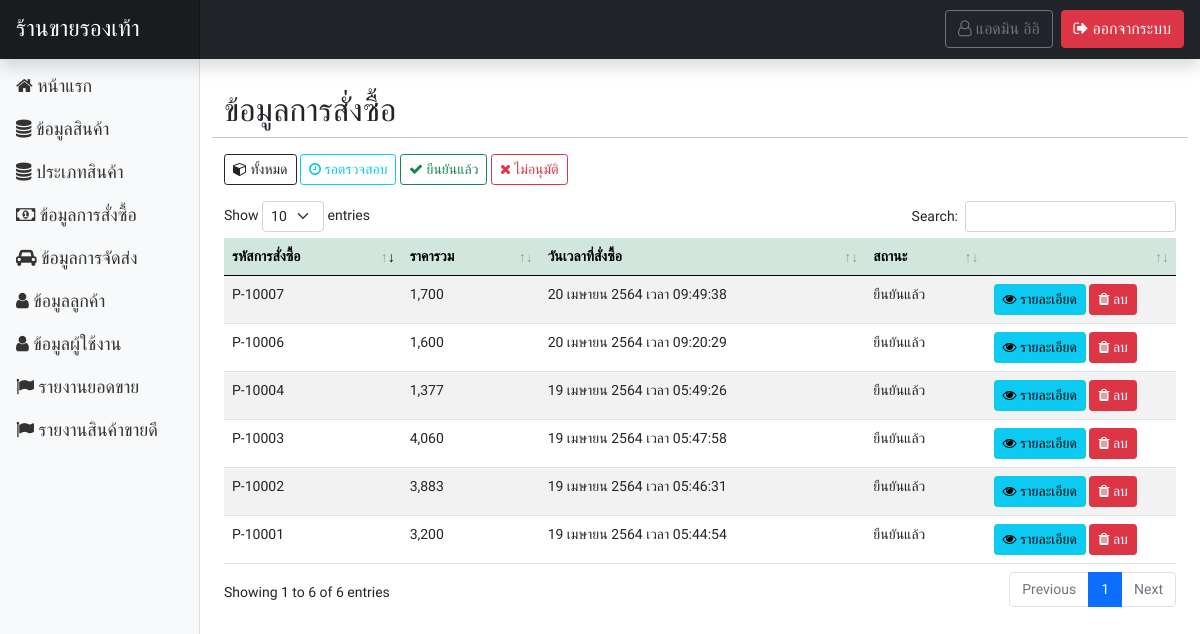
The page /page-admin/order_show.php?display=success (signed in) on the database its author committed.
### tables this page shows
CREATE TABLE `tbl_user` (
  `u_id` int(10) NOT NULL COMMENT 'ID',
  `u_username` varchar(255) NOT NULL COMMENT 'ชื่อผู้ใช้',
  `u_password` varchar(255) NOT NULL COMMENT 'รหัสผ่าน',
  `u_fname` varchar(255) NOT NULL COMMENT 'ชื่อ',
  `u_lname` varchar(255) NOT NULL COMMENT 'นามสกุล',
  `u_sex` varchar(50) NOT NULL COMMENT 'เพศ',
  `u_address` text NOT NULL COMMENT 'ที่อยู่',
  `u_email` varchar(255) NOT NULL COMMENT 'อีเมล์',
  `u_tel` varchar(10) NOT NULL COMMENT 'เบอร์โทร',
  `u_role` varchar(50) NOT NULL COMMENT 'บทบาท'
);

CREATE TABLE `tbl_payment` (
  `pm_id` int(50) NOT NULL COMMENT 'ID',
  `pm_code` varchar(255) NOT NULL COMMENT 'รหัสการสั่งซื้อ',
  `pm_img` varchar(255) NOT NULL COMMENT 'รูปภาพการโอน',
  `pm_total` varchar(255) NOT NULL COMMENT 'ยอดรวม',
  `pm_u_id` int(50) NOT NULL COMMENT 'ID ผู้ชื้อ',
  `pm_channel` varchar(255) DEFAULT NULL,
  `pm_date` varchar(255) NOT NULL COMMENT 'วันเวลาที่สั่งซื้อ',
  `pm_address` text NOT NULL COMMENT 'ที่อยู่',
  `pm_status` varchar(255) NOT NULL COMMENT 'สถานะ'
);

### functions.php (called while the page is built, shortened)
<?php
class ConnectDB
{
    protected $db;
    function __construct()
    {
        $DB_HOST = "localhost";
        $DB_USER = "root";
        $DB_PASS = "";
        $DB_NAME = "stoe_store";
        $con = new mysqli($DB_HOST, $DB_USER, $DB_PASS, $DB_NAME);
        $con->set_charset("utf8");
        $this->db = $con;
    }
    function query($data)
    {
        $result = $this->db->query($data);
        if ($result == true) {
            return $result;
        } else {
            echo "Error to query.!!";
        }
    }
}
class User extends ConnectDB
{
    function userGetById($id)
    {
        $result = $this->db->query("SELECT * FROM tbl_user WHERE u_id = '$id' ");
        $row = $result->fetch_all(MYSQLI_ASSOC);
        return $row;
    }
}
function ConvertDateToThai($datetime)
{
    $XdateTime = explode(" ", $datetime);
    $time = $XdateTime[1];
    $date = explode("-", $XdateTime[0]);
    $monthList = [
        "01" => "มกราคม",
        "02" => "กุมภาพันธ์",
        "03" => "มีนาคม",
        "04" => "เมษายน",
        "05" => "พฤษภาคม",
        "06" => "มิถุนายน",
        "07" => "กรกฎาคม",
        "08" => "สิงหาคม",
        "09" => "กันยายน",
        "10" => "ตุลาคม",
        "11" => "พฤศจิกายน",
        "12" => "ธันวาคม",
    ];
    return $date[2] . " " . $monthList[$date[1]] . " " . $date[0] + 543 . " เวลา " . $time;
}

### page-admin/order_show.php (the view, shortened to what this page needs)
<?php include('header.php'); ?>
</head>
<?php
$obj = new ConnectDB();
$objModal = new ConnectDB();
if (isset($_GET['display'])) {
    switch ($_GET['display']) {
        case 'success':
            $result = $obj->query("SELECT * FROM tbl_payment as pm INNER JOIN tbl_user as u ON pm.pm_u_id = u.u_id WHERE pm.pm_status = 'ยืนยันแล้ว' ");
            break;
    }
} else {
    $result = $obj->query("SELECT * FROM tbl_payment as pm INNER JOIN tbl_user as u ON pm.pm_u_id = u.u_id");
}
?>
<body>
    <?php include('navbar.php'); ?>
    <div class="container-fluid">
        <div class="row my-4">
            <?php include('sidebar.php'); ?>
            <main class="col-md-9 ms-sm-auto col-lg-10 px-md-4">
                <div class="row mt-2">
                    <h2>ข้อมูลการสั่งซื้อ</h2>
                    <hr>
                    <div class="row mb-3">
                        <div class="col-md-12">
                            <a href="order_show.php" class="btn btn-sm btn-outline-dark"><i class="fa fa-cube" aria-hidden="true"></i> ทั้งหมด</a>
                            <a href="?display=wait" class="btn btn-sm btn-outline-info"><i class="fa fa-clock-o" aria-hidden="true"></i> รอตรวจสอบ</a>
                            <a href="?display=success" class="btn btn-sm btn-outline-success"><i class="fa fa-check" aria-hidden="true"></i> ยืนยันแล้ว</a>
                            <a href="?display=delete" class="btn btn-sm btn-outline-danger"><i class="fa fa-times" aria-hidden="true"></i> ไม่อนุมัติ</a>
                        </div>
                    </div>
                    <table id="dtb" class="table table-striped table-hover" style="width:100%">
                        <thead>
                            <tr class="table-success">
                                <th>รหัสการสั่งซื้อ</th>
                                <th>ราคารวม</th>
                                <th>วันเวลาที่สั่งซื้อ</th>
                                <th>สถานะ</th>
                                <th></th>
                            </tr>
                        </thead>
                        <tbody>
                            <?php while ($row = $result->fetch_array()) { ?>
                                <tr>
                                    <td><?= $row['pm_code']; ?></td>
                                    <td><?= number_format($row['pm_total']); ?></td>
                                    <td><?= ConvertDateToThai($row['pm_date']); ?></td>
                                    <td><?= $row['pm_status']; ?></td>
                                    <td width="20%">
                                        <?php if (isset($_GET['display']) && $_GET['display'] == 'success') { ?>
                                            <button class="btn btn-sm btn-info m-0" type="button" data-bs-toggle="modal" data-bs-target="#Modal<?= $row['pm_id'] ?>"><i class="fa fa-eye" aria-hidden="true"></i> รายละเอียด</button>
                                            <a href="?action=remove&id=<?= $row['pm_id']; ?>&code=<?= $row['pm_code']; ?>" class="btn btn-danger btn-sm" onclick="return confirm('ยืนยัน?');"><i class="fa fa-trash" aria-hidden="true"></i> ลบ</a>
                                        <?php } else if (isset($_GET['display']) && $_GET['display'] == 'delete') { ?>
                                            <button class="btn btn-sm btn-info m-0" type="button" data-bs-toggle="modal" data-bs-target="#Modal<?= $row['pm_id'] ?>"><i class="fa fa-eye" aria-hidden="true"></i> รายละเอียด</button>
                                            <a href="?action=remove&id=<?= $row['pm_id']; ?>&code=<?= $row['pm_code']; ?>" class="btn btn-danger btn-sm" onclick="return confirm('ยืนยัน?');"><i class="fa fa-trash" aria-hidden="true"></i> ลบ</a>
                                        <?php } else if (isset($_GET['display']) && $_GET['display'] == 'wait') { ?>
                                            <button class="btn btn-sm btn-info m-0" type="button" data-bs-toggle="modal" data-bs-target="#Modal<?= $row['pm_id'] ?>"><i class="fa fa-eye" aria-hidden="true"></i> รายละเอียด</button>
                                            <a href="?action=allow&id=<?= $row['pm_id']; ?>&code=<?= $row['pm_code']; ?>" class="btn btn-sm btn-success m-0" onclick="return confirm('ยืนยันการสั่งซื้อ?');"><i class="fa fa-check" aria-hidden="true"></i> ยืนยัน</a>
                                            <a href="?action=delete&id=<?= $row['pm_id']; ?>&code=<?= $row['pm_code']; ?>" class="btn btn-sm btn-danger" onclick="return confirm('ไม่อนุมัติสั่งซื้อ?');"><i class="fa fa-times" aria-hidden="true"></i> ไม่อนุมัติ</a>
                                        <?php } else { ?>
                                            <button class="btn btn-sm btn-info m-0" type="button" data-bs-toggle="modal" data-bs-target="#Modal<?= $row['pm_id'] ?>"><i class="fa fa-eye" aria-hidden="true"></i> รายละเอียด</button>
                                        <?php } ?>
                                    </td>
                                </tr>
                                                            <?php
                                                            $resultModal = $objModal->query("SELECT * FROM tbl_payment_list as pl INNER JOIN tbl_cargo as cg ON pl.pl_cg_id=cg.cg_id WHERE  pl.pl_pm_code = '" . $row['pm_code'] . "' ");
                                                            ?>
                            <?php } ?>
                        </tbody>
                    </table>
                </div>
            </main>
        </div>
    </div>
    <?php include('call_datatable.php'); ?>
</body>
</html>

### page-admin/navbar.php (shortened to what this page needs)
<header class="navbar navbar-dark sticky-top bg-dark flex-md-nowrap p-0 shadow no-print" id="no-print">
    <a class="navbar-brand col-md-3 col-lg-2 me-0 px-3" style="font-size:23px;" href="index.php">ร้านขายรองเท้า</a>
    <ul class="navbar-nav px-3 w-100 d-flex p-2 bd-highlight flex-row-reverse">
        <li class="nav-item text-nowrap">
            <a class="btn btn-danger" href="../logout.php"><i class="fa fa-sign-out" aria-hidden="true"></i> ออกจากระบบ</a>
        </li>
        <li class="nav-item text-nowrap">
            <?php
                $objName = new User();
                $rowName = $objName->userGetById($_SESSION['user']['id']);
            ?>
            <a class="me-2 btn btn-outline-secondary" href="profile.php"><i class="fa fa-user-o" aria-hidden="true"></i> <?= $rowName[0]['u_fname'] . ' ' . $rowName[0]['u_lname']; ?></a>
        </li>
    </ul>
</header>

### css/style.css (style rules this page uses)
* { font-family: "Chakra Petch", sans-serif; }

### css/dashboard.css (style rules this page uses)
body { font-size: .875rem; }
.navbar-brand { padding-top: .75rem; padding-bottom: .75rem; font-size: 1rem; background-color: rgba(0, 0, 0, .25); box-shadow: inset -1px 0 0 rgba(0, 0, 0, .25); }

### rows shown on the page
tbl_user: u_fname "แอดมิน", u_lname "อิอิ"
tbl_payment: pm_code "P-10001", pm_total "3,200", pm_date "19 เมษายน 2564 เวลา 05:44:54", pm_status "ยืนยันแล้ว"
tbl_payment: pm_code "P-10002", pm_total "3,883", pm_date "19 เมษายน 2564 เวลา 05:46:31", pm_status "ยืนยันแล้ว"
tbl_payment: pm_code "P-10003", pm_total "4,060", pm_date "19 เมษายน 2564 เวลา 05:47:58", pm_status "ยืนยันแล้ว"
tbl_payment: pm_code "P-10004", pm_total "1,377", pm_date "19 เมษายน 2564 เวลา 05:49:26", pm_status "ยืนยันแล้ว"
tbl_payment: pm_code "P-10006", pm_total "1,600", pm_date "20 เมษายน 2564 เวลา 09:20:29", pm_status "ยืนยันแล้ว"
tbl_payment: pm_code "P-10007", pm_total "1,700", pm_date "20 เมษายน 2564 เวลา 09:49:38", pm_status "ยืนยันแล้ว"
